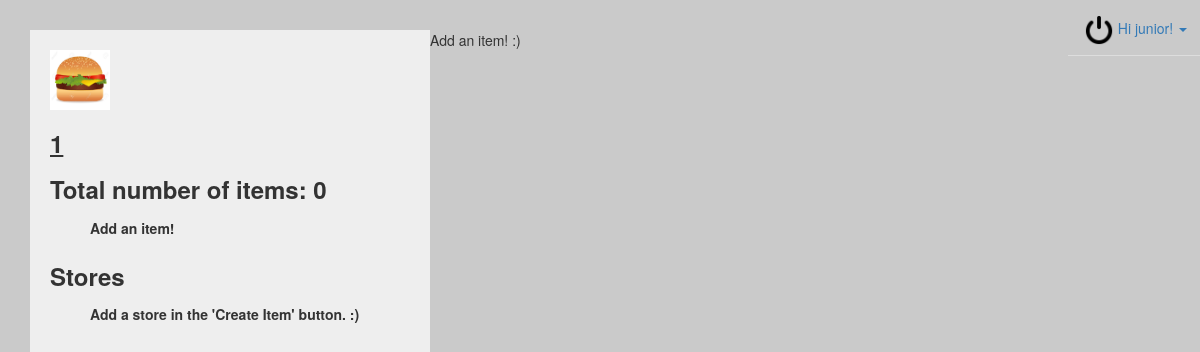
/list/10 (signed in), run on the app's committed database.
### accounts/models.py (models this page shows, shortened)
class UserProfile(models.Model):
    user = models.OneToOneField(User)
    companyname = models.CharField(max_length = 255)
    website = models.URLField(blank=True)
    picture = models.ImageField(upload_to='profile_images', blank=True)
    companypicture = models.ImageField(upload_to='company_images', blank=True)

### recipe/views.py (the view)
# urls.py: url(r'^list/(?P<rating>.*)$', views.FoodList.as_view(model=Food), name = "food_list"),
class FoodList(ListView):
    model = Food
    queryset = Food.objects.all()
    @method_decorator(login_required)
    def dispatch(self, *args, **kwargs):
        return super(FoodList, self).dispatch(*args, **kwargs)
    def get_queryset(self):
        curruser = UserProfile.objects.get(user=self.request.user)
        if 'rating' in self.kwargs:
            rating = self.kwargs['rating']
            if rating == '':
                self.queryset = Food.objects.filter(user=curruser)
                return self.queryset
            else:
                self.queryset = Food.objects.all().filter(user=curruser).filter(rating__num__iexact=rating)
                return self.queryset
    def get_context_data(self, **kwargs):
        context = super(FoodList, self).get_context_data(**kwargs)
        context['total'] = self.queryset.count()
        context['curruser'] = UserProfile.objects.get(user=self.request.user)
        return context

### recipe/templates/recipe/food_list.html (shortened to what this page needs)
{% extends 'recipe/base.html'%}
{%load staticfiles%}
{%block content%}
<link rel="stylesheet" type="text/css" href="{% static 'recipe/style.css' %}" />
    {% if object_list %}
        {% for food in object_list  %}
        <a href={%url 'food_update' food.id %}>
            <div class = "postit" style = "background:{{food.color}};color:{{food.fontcolor}}">
                <div id = "base" style="border-color:{{food.rating.color}} transparent transparent transparent;">
                    <div class="rotatevertical">
                        {{food.rating.num}}
                    </div>
                </div>
                <u>{{food.name}}</u>
                <br>
                <img src = "/media/images/{{food.picture}}" alt = {{food.name}} width = "180" height = "180">
            </div>
        </a>
        {% endfor %}
    {% else %}
        <p>Add an item! :)</p>
    {% endif %}
{%endblock%}

### recipe/templates/recipe/base.html (shortened to what this page needs)
{% load bootstrap3 %}
<head>
</head>
{% bootstrap_css %}
<link rel="stylesheet" href="//code.jquery.com/ui/1.11.4/themes/smoothness/jquery-ui.css">
<link rel="stylesheet" href="https://cdnjs.cloudflare.com/ajax/libs/bootstrap-datetimepicker/4.14.30/css/bootstrap-datetimepicker.min.css">
<link rel="stylesheet" href="//code.jquery.com/ui/1.11.4/themes/smoothness/jquery-ui.css">
</head>
{%load staticfiles%}
<link rel="stylesheet" type="text/css" href="{% static 'recipe/style3.css' %}" />
<div id = "navigation">
    <a href = "{%url 'food_list' '' %}">
        <img src="/media/images/{{curruser.companypicture}}" alt="McDonald Logo" width="60" height="60">
    </a>
    <h3><b><u>{{curruser.companyname}}</u></b></h3>
    {% if total != null %}
        <h3><b>Total number of items: {{total}}</b></h3>
    {% else %}
        <h3><b>Welcome to Dis[ITEM]play</b></h3>
    {% endif %}
    <ul>
    {% if object_list %}
        {%for food in object_list%}
            <li>
                <a href="{%url 'food_detail' food.id%}"><b>{{food.name}}</b></a>
            </li>
        {%endfor%}
    {%else%}
        <p>Add an item!</p>
    {% endif%}
    </ul>
    <h3><b>Stores</b></h3>
    <ul>
    {% if object_list %}
        {%for food in object_list%}
            {%for rest in food.restaurant.all%}
                <li>
                    <a href="{%url 'restaurant_list' rest.name%}"><b>{{rest.content}}</b></a>
                </li>
            {%endfor%}
        {%endfor%}
    {%else%}
        <p><b>Add a store in the 'Create Item' button. :)</b></p>
    {% endif%}
    </ul>
</div>
<body>
    <div class="mynavbar">
        <ul class="nav nav-tabs navbar-right">
              <li role="presentation" class="dropdown">
                <a class="dropdown-toggle" data-toggle="dropdown" href="#" role="button" aria-haspopup="true" aria-expanded="true">
                  {%if user.is_authenticated%}
                      <img src="/media/images/{{curruser.picture}}" height="30px" />
                      Hi {{user.username}}!
                  {%else%}
                      Login here!
                  {%endif%}
                  <span class="caret"></span>
                </a>
              </li>
            </ul>
    </div>
<div>
{%block content%}{%endblock%}
</body>

### recipe/static/recipe/style3.css (style rules this page uses)
* { box-sizing:border-box; }
body { background:url(media/little_pluses.png) #cacaca; margin:30px; }
a:link { text-decoration: None; }
#navigation { line-height:30px; background-color:#eeeeee; height:2000px; width:300px; float:left; padding:20px; font-weight:bold; }

### recipe/static/recipe/style.css (style rules this page uses)
* { box-sizing:border-box; }
body { background:url(media/little_pluses.png) #cacaca; margin:30px; }
a:link { text-decoration: None; }
#navigation { line-height:30px; background-color:#eeeeee; height:4000px; width:400px; float:left; padding:20px; font-weight:bold; }

### recipe/templates/recipe/base.html (style rules this page uses)
.mynavbar { position: absolute; right: 10px; top: 4px; z-index: 1; }

### data on the page
UserProfile: companypicture (picture), companyname "1", picture (picture)

### other printed values
{{ total }} "0"
{{ user.username }} "junior"
